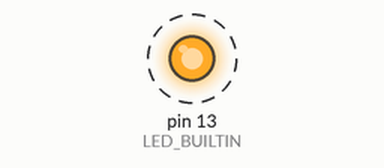
Simulated run of this sketch. Board: Arduino Uno, built with avr-gcc and run on an emulated ATmega328P. Parts: output pins drawn as LEDs (lit = HIGH). Dashed ring = blinking. What the sketch prints to the serial monitor is not drawn.

Above: at 0.5 s.
Timing chart, 0 to 4.6 s (numbered marks = the images above):
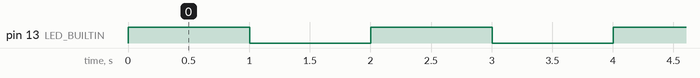

The sketch:

hello-world.ino
```cpp
/**
 * Hello World Blink Example
 *
 * This is a simple blink program for the Arduino Giga R1 WiFi board.
 * It blinks the built-in LED on and off every second.
 *
 * Board: Arduino Giga R1 WiFi
 * LED: Built-in LED (defined by LED_BUILTIN constant)
 *
 * This sketch is compatible with:
 * - Arduino Giga R1 WiFi (primary target)
 * - Most other Arduino boards (uses standard LED_BUILTIN)
 */

void setup() {
  // Initialize serial communication at 115200 baud rate
  Serial.begin(115200);

  // Wait for serial port to connect (useful for debugging)
  while (!Serial && millis() < 3000) {
    ; // wait up to 3 seconds for serial port to connect
  }

  // Print welcome message
  Serial.println("Arduino Giga R1 WiFi - Hello World Blink");
  Serial.println("Built-in LED will blink every second");

  // Initialize the LED pin as an output
  pinMode(LED_BUILTIN, OUTPUT);

  Serial.println("Setup complete!");
}

void loop() {
  // Turn the LED on
  digitalWrite(LED_BUILTIN, HIGH);
  Serial.println("LED ON");

  // Wait for 1 second
  delay(1000);

  // Turn the LED off
  digitalWrite(LED_BUILTIN, LOW);
  Serial.println("LED OFF");

  // Wait for 1 second
  delay(1000);
}
```

Measured:
- by itself, pin 13 (LED_BUILTIN): alternates HIGH for 1.0 s and LOW for 1.0 s
